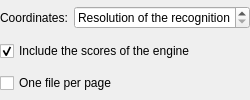
                  <widget class="QWidget" name="exportStructuredOptionsPage">
                   <layout class="QVBoxLayout" name="exportStructuredOptionsLayout">
                    <property name="leftMargin">
                     <number>0</number>
                    </property>
                    <property name="topMargin">
                     <number>0</number>
                    </property>
                    <property name="rightMargin">
                     <number>0</number>
                    </property>
                    <property name="bottomMargin">
                     <number>0</number>
                    </property>
                    <item>
                     <layout class="QHBoxLayout" name="exportDpiLayout" stretch="0,1">
                      <item>
                       <widget class="QLabel" name="exportDpiLabel">
                        <property name="text">
                         <string>Coordinates:</string>
                        </property>
                        <property name="buddy">
                         <cstring>exportDpiSpinBox</cstring>
                        </property>
                       </widget>
                      </item>
                      <item>
                       <widget class="QSpinBox" name="exportDpiSpinBox">
                        <property name="accessibleName">
                         <string>Resolution of the coordinates</string>
                        </property>
                        <property name="toolTip">
                         <string>The coordinates are pixels of the visible page rendered at this resolution (origin in the top-left corner). At the same resolution they match the pages exported as images.</string>
                        </property>
                        <property name="specialValueText">
                         <string>Resolution of the recognition</string>
                        </property>
                        <property name="suffix">
                         <string> DPI</string>
                        </property>
                        <property name="minimum">
                         <number>71</number>
                        </property>
                        <property name="maximum">
                         <number>1200</number>
                        </property>
                        <property name="value">
                         <number>71</number>
                        </property>
                       </widget>
                      </item>
                     </layout>
                    </item>
                    <item>
                     <widget class="QCheckBox" name="exportConfidenceCheckBox">
                      <property name="text">
                       <string>Include the scores of the engine</string>
                      </property>
                      <property name="toolTip">
                       <string>Scores are exported only where the engine provided them; an unknown score is omitted, never written as zero.</string>
                      </property>
                      <property name="accessibleName">
                       <string>Include the scores of the engine</string>
                      </property>
                      <property name="checked">
                       <bool>true</bool>
                      </property>
                     </widget>
                    </item>
                    <item>
                     <widget class="QCheckBox" name="exportPerPageCheckBox">
                      <property name="text">
                       <string>One file per page</string>
                      </property>
                      <property name="toolTip">
                       <string>Each page is written into its own file; the physical page number is appended to the selected file name.</string>
                      </property>
                      <property name="accessibleName">
                       <string>One file per page</string>
                      </property>
                     </widget>
                    </item>
                   </layout>
                  </widget>
